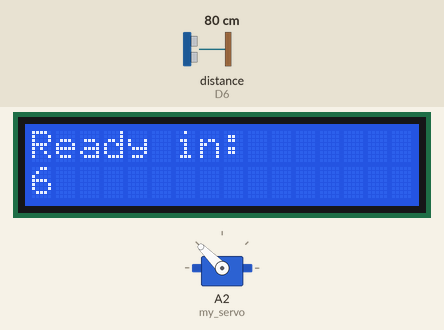
This program was run on a simulated CircuitPython board. Parts: 16×2 character LCD, servo. The test bench sets the inputs (shaded band); at power-on: distance to the obstacle (sensor on D6) 80 cm. The echo pulse lasts 58.3 µs per cm; what the program prints to the serial console is not drawn.

Above: at 2.1 s.
At 3.1 s:
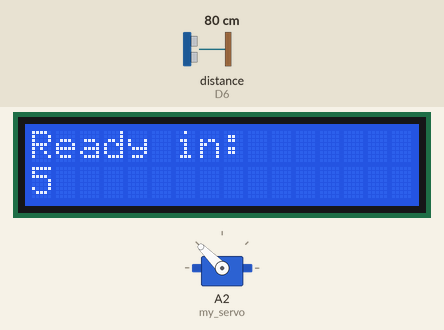
At 4.2 s:
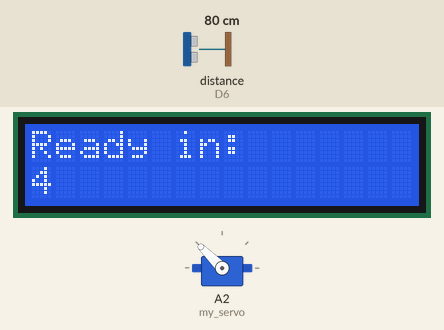
At 5.2 s:
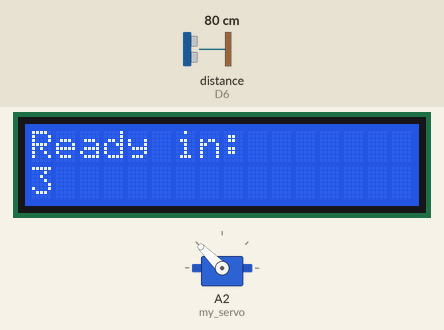
At 6.2 s:
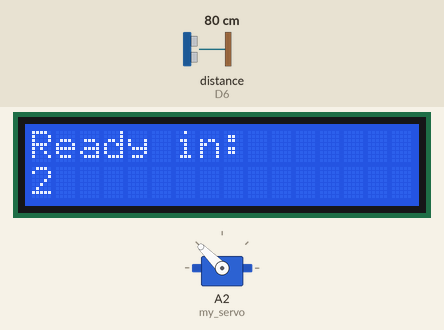
At 8.3 s:
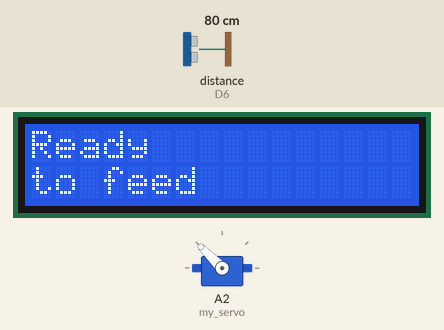

Measured:
- what the display in image 0 shows lasts 1.0 s, from 2.1 s to 3.1 s

The program:

main.py
```python
# This file is the code used in Violet's and Luke's pet food dispenser project.
# The code utilizes an LCD, ultrasonic distance sensor, micro servo, and an Adafruit Metro MO Express.

import time
import board
import pulseio
from adafruit_motor import servo
from lcd.i2c_pcf8574_interface import I2CPCF8574Interface
from lcd.lcd import LCD
import adafruit_hcsr04

# adafruit_hcsr04.mpy instead of adafruit_hcsr04.py was needed to prevent a memory allocation error. The
# adafruit_hcsr04.mpy library can be found on the project repository:
# https://github.com/vcraghe32/Pet_Food_Dispenser/blob/main/adafruit_hcsr04.mpy

# The .mpy-cross program, which is linux-based, was used to convert -.py to -.mpy.

# The link to adafruit_hcsr04.py source code:
# https://github.com/adafruit/Adafruit_CircuitPython_HCSR04/blob/master/adafruit_hcsr04.py

# By convention, constant variables, meaning variables that are set to numbers that do not change,
# are usually UPPER CASE.

TRIGGER_DISTANCE = 12.5
CYCLE_TIME = 5.0
TIME_BTW_FEEDS = 6
LCD_REFRESH_TIMER = 1.0
OPEN_ANGLE = 45.
CLOSED_ANGLE = 135.
NUMBER_OF_CYCLES = 1


# A period is listed after the constant variables because they will be coupled with the time.monotonic() library, which
# is a floating point number data type.

# This code is unique from previous Engineering III coding assignments in that it uses functions that are defined in
# the main.py file. Functions are a very useful way to organize code into a series of manageable groups. They make
# code easier to understand by separating certain tasks. Each function should be designated to a specific task,
# such as initializing the LCD or moving a servo.

# Also, functions are reusable in other code files. They can be copied and pasted or called using
# "from (file) import (function)".

# The functions could also be placed in an external file and imported like a library. They are put here for
# convenience. If put in a library, such as LukeProject.py, they would be imported in this file like:
# from LukeProject import initialize_lcd, feed_cycle


def initialize_lcd(board, rows=2, columns=16):
    # This function initializes the LCD.

    print("Initializing LCD")
    i2c = board.I2C()
    i2c.unlock()  # In case it was the i2c was just used, it needs to be unlocked.

    device_address = None

    while not i2c.try_lock():
        pass
        # This continues to try that command to obtain access to the i2c device, and when the device answers,
        # the i2c.try_lock() function returns True and execution can continue below.

    try:
        while not device_address:
            device_address_list = i2c.scan()
            # The i2c.scan() returns a LIST of addresses.
            # Only the first address is wanted. So:
            device_address = device_address_list[0]
            print("I2C interface found at: ", hex(device_address))
            time.sleep(2)

    finally:
        i2c.unlock()
        i2c.deinit()
        # This releases the SCL (Serial Clock Wire) pin so that the LCD can use it.
        # This can be found here:
        # https://circuitpython.readthedocs.io/en/5.3.x/shared-bindings/busio/I2C.html#busio.I2C

    # OK, now talk to the LCD at the address that was just found by scanning.

    return LCD(I2CPCF8574Interface(device_address), num_rows=rows, num_cols=columns)
    # The return statement of a function is what it answers or hands back to the code that called it. In this case,
    # it returns the initialized lcd object. The calling code can assign that to a variable and use it later to
    # write to the LCD.


def feed_cycle(duration, open_angle, closed_angle, lcd):
    # This function opens and closes the servo while displaying LCD messages.

    print("Activating feed cycle")
    lcd.clear()
    lcd.print("Servo\nForward")
    print("Servo forward")
    my_servo.angle = open_angle
    time.sleep(duration)
    lcd.clear()
    lcd.print("Servo\nBackward")
    print("Servo backward")
    my_servo.angle = closed_angle
    time.sleep(2)

    return (
        time.monotonic()
    )  # As a return value, the time of the last feed cycle is handed back.


# Okay, the functions have been defined. Now, similar to how to an object is created from a library, objects will be
# created from the functions.

lcd = initialize_lcd(
    board
)  # This is how to call the function that initializes the lcd. Note that the other arguments,
# rows and columns, do not need to be specified because they are set to a default in the function. However, the defaults
# could be changed by listing one of those arguments and setting it equal to a new number.

sonar = adafruit_hcsr04.HCSR04(trigger_pin=board.D5, echo_pin=board.D6)

my_servo = servo.Servo(pulseio.PWMOut(board.A2, duty_cycle=2 ** 15, frequency=50))
# This line of code is basically using an external function. It lists the library, then class, and then arguments of
# that class.

# Important - The Digital IO pins that work with PWM: 1, 2, 3, 4, 5, 7, 9, 11, 12, and 13.
# Digital IO pins 0, 6, 8, and 10 do not work.

# Set the servo angle to a starting position
my_servo.angle = CLOSED_ANGLE
# Note how CLOSED_ANGLE was used instead of a number because it makes the code easier to understand.

# Side note on Pycharm shortcuts: refactor (for renaming a variable) is shift-F6.

print("Starting Main Loop...")

ready_to_feed = False
print_time = time.monotonic()
last_feed_time = time.monotonic()

while True:
    time_remaining = last_feed_time + TIME_BTW_FEEDS - time.monotonic()
    # Could time.monotonic() be compounding to make the time remaining value inaccurate?

    ready_to_feed = time_remaining < 0.0
    # The above line isn't a calculation, it is an abbreviated "if" statement. The expression on the right of the equals
    # is evaluated and the result is a yes or no (True or False). This means that ready_to_feed is set of that
    # result of True or False. The line could be stated more verbosely like:

    # if time_remaining < 0.0:
    #    ready_to_feed = True
    # else:
    #    ready_to_feed = False

    # The code below gets the distance from the ultrasound sensor. This could be made into a function.
    try:
        distance = (
            sonar.distance
        )  # This continuously reads the distance measured every time the loop executes.

    except RuntimeError:
        distance = TRIGGER_DISTANCE + 1.0

        # This code is very useful, as, without it, the code enters a blocked state with a RuntimeError when the
        # ultrasonic distance reads something too close. By setting the distance to 1 more than the triggering distance
        # when there is a RuntimeError, the distance will be converted into a "safe" value that will not trigger an
        # error nor activate the code.

        print("Error - object too close to the ultrasonic distance sensor")

    if (
            print_time - time.monotonic() <= 0.0
    ):  # This prints an update of the timer status every few seconds.
        lcd.clear()

        if time_remaining > 0.0:
            print(
                "Time left: "
                + str(round(time_remaining))
                + ". Closest object: "
                + str(distance)
            )
            lcd.print("Ready in: \n")
            lcd.print(str(round(time_remaining)))

        else:
            print(
                "Ready to feed when distance sensor is triggered. Closest object: "
                + str(distance)
            )
            lcd.print("Ready\nto feed")

        print_time = (
                LCD_REFRESH_TIMER + time.monotonic()
        )  # This is the next print time.

    if distance <= TRIGGER_DISTANCE and ready_to_feed:
        # Note that the boolean (ready_to_feed) is set to true because, sensibly enough, it means that the code is ready
        # to feed. If it was activated by a variable called "not read_to_feed," that would be confusing.

        # The things on the left side of the equals signs are the variable names used in the function's arguments list.
        # The things on the right side of the equals signs are the constants that the arguments are set equal to.

        # In the code below, the range() function is set up in order to allow the dispensing cycle to be repeated if
        # necessary, in case more food must be dispensed when the pet food dispenser is activated. Also,
        # "NUMBER_OF_CYCLES" is a a constant specified at the beginning of the code file, and "counter" is a filler
        # variable that does not have to be set to a specific value.

        for counter in range(NUMBER_OF_CYCLES):
            last_feed_time = feed_cycle(
                duration=CYCLE_TIME,
                open_angle=OPEN_ANGLE,
                closed_angle=CLOSED_ANGLE,
                lcd=lcd,

            )

        # The feed_cycle function could also have no return value and just be executed without assigning any values
        # to last_feed_time. If this were the case, the code would look like:

        # feed_cycle(
        #     duration=CYCLE_TIME,
        #     open_angle=OPEN_ANGLE,
        #     closed_angle=CLOSED_ANGLE,
        #     lcd=lcd,
        # )
        # last_feed_time = time.monotonic()
        # Since we always want to know when the last feed was completed, it is more efficient to put a return value in
        # feed_cycle that gets time.monotonic() and hands it back to the calling code, where it can be assigned to a
        # variable - in this case, last_feed_time.
```
